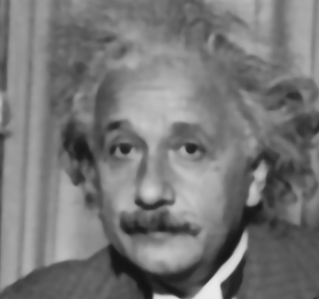
#> input picture images/al.png, 319 x 299 px
$ jupyter execute --allow-errors assignment4.ipynb
#> lines starting #> are read from the running program, lines starting #| are printed output that depends on the picture
# Assignment 4: Playing with Frequencies

MIDS W281: Computer Vision

## Recommended Libraries

[cell 1]
import matplotlib.pyplot as plt
import numpy as np
from scipy.ndimage import convolve
from utils import *

## Part 1: Hybrid Images

 ### Overview
 The goal of this part of the assignment is to create [hybrid images](http://olivalab.mit.edu/hybrid_gallery/gallery.html) using the approach described in the SIGGRAPH 2006 [paper](http://olivalab.mit.edu/publications/OlivaTorralb_Hybrid_Siggraph06.pdf) by Oliva, Torralba, and Schyns. Hybrid images are static images that change in interpretation as a function of the viewing distance. The basic idea is that high frequency tends to dominate perception when it is available, but, at a distance, only the low frequency part of the image can be seen. By blending the high-frequency portion of one image with the low-frequency portion of another, you get a hybrid image that leads to different interpretations at different distances.

 ### Description
 You are given a sample image of [Albert Einstein](https://raw.githubusercontent.com/W281/fileRepository/main/Assignments/Assignment_3/al.png) and [Marlyn Monroe](https://raw.githubusercontent.com/W281/fileRepository/main/Assignments/Assignment_3/mm.png). These images are already aligned such that the eyes are at the same location in the images.

 1. Low-pass the image of Albert Einstein. For a low-pass filter, Oliva et al. suggests using a standard 2-D Gaussian filter. The size and sigma of the Gaussian filter can be decided with some experimentation. In the given example, we used a Gaussian filter of size 15 and sigma 8. **Hint: You can use create_2d_gaussian(size, std) function in utils.py to create a 2-D Gaussian filter of a given size and sigma.**

 2. High-pass filter the image of Marlyn Monroe. For a high-pass filter, the paper suggests using the impulse filter minus the Gaussian filter. This is the same method we used to create a high-pass filter [I - I<sub>b</sub>] in Part 1 of the previous assignment. For computing [I<sub>b</sub>] in this example, we used a Gaussian filter of size 9 and sigma 1.5. You can experiment with these values.

 3. Create a hybrid image by taking the average of the output images in the above two steps.

### Deliverables:

- Python code creating hybrid images
- The output hybrid image.

[cell 2]
# create a function that takes in an two images,
# uses the create_2d_gaussian method inside the utils script to create a 2D Gaussian filter
# then passes these filters to scipy.ndimage's convolve function
# finally, uses these blurred images to return a hybrid image

def hybrid_image(im1, im2,
                 low_filter_size=15, low_sigma=8,
                 high_filter_size=9, high_sigma=1.5):
    """
    Create a hybrid image by low-pass filtering im1 and high-pass filtering im2.

    Parameters:
    -----------
    im1 : numpy array
        Image to be low-pass filtered (e.g., Albert Einstein).
    im2 : numpy array
        Image to be high-pass filtered (e.g., Marilyn Monroe).
    low_filter_size : int
        Size of the Gaussian filter for low-pass filtering.
    low_sigma : float
        Sigma of the Gaussian filter for low-pass filtering.
    high_filter_size : int
        Size of the Gaussian filter for high-pass filtering.
    high_sigma : float
        Sigma of the Gaussian filter for high-pass filtering.

    Returns:
    --------
    hybrid : numpy array
        The resulting hybrid image, normalized between 0 and 1.
    """
    # Create the low-pass Gaussian filter using the utils function
    gauss_low = create_2d_gaussian(low_filter_size, low_sigma)
    # Create the Gaussian for the high-pass filter (to later subtract)
    gauss_high = create_2d_gaussian(high_filter_size, high_sigma)

    # Low-pass filter im1
    im1_low = convolve(im1, gauss_low, mode='reflect')

    # High-pass filter im2: subtract the blurred version from the original image
    im2_blur = convolve(im2, gauss_high, mode='reflect')
    im2_high = im2 - im2_blur

    # Combine the images by taking the average of the low-pass and high-pass images
    hybrid = (im1_low + im2_high) / 2


    # Normalize the hybrid image between 0 and 1 for display
    hybrid = normalize_img(hybrid)
    return hybrid

[cell 3]
# load in the assignment images
imfile1 ='images/al.png'
imfile2 = 'images/mm.png'

im1 = plt.imread(imfile1) # low sf
#> im1 is the input picture: shape (299, 319) float32; min 0.0745, max 0.918, mean 0.466
im2 = plt.imread(imfile2) # high
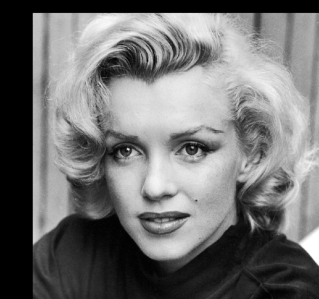
#> input picture images/mm.png, 319 x 299 px
#> im2 is the input picture: shape (299, 319) float32; min 0, max 1, mean 0.444

# hybrid images
# TODO call hybrid_image to return a hybrid image

# TODO show and save your resultant image

# Create the hybrid image
#> (the rest of this cell did not finish here and is left out)


# Display the result
plt.figure(figsize=(8, 4))
plt.imshow(hybrid_result, cmap='gray')
plt.axis('off')
plt.title('Hybrid Image')
plt.show()

# Save the result
plt.imsave('einstein_monroe_hybrid.png', hybrid_result, cmap='gray')

## Part 2: Multiresolution Blending (a.k.a. the oraple!)

### Overview
The goal of this part of the assignment is to blend two images seamlessly using multi-resolution blending, as described in the 1983 [paper](http://persci.mit.edu/pub_pdfs/spline83.pdf) by Burt and Adelson. In this method, blending occurs at multiple scales so that low-frequency content is blended smoothly over a wide area, and high-frequency content is blended sharply over a narrow area. This is achieved using _image stacks_, which are similar to _image pyramids_. In an image pyramid, for each level of the pyramid the image is downsampled (so that each pyramid level gets smaller and smaller). In a stack, the images for each level are progressively blurred, but not downsampled, so that each pyramid level contains fewer high frequencies but is still of the same size as the original image. Images in a stack can all be saved in one 3D matrix if the original image was grayscale.

### Description

 1. Implement a function that creates Gaussian and Laplacian stacks. To create the successive levels of the Gaussian stack, just apply the Gaussian filter at each level, but do not downsample. The first image in a Gaussian stack is the original image. Therefore, the last image in an n-level stack is an image that is blurred n-1 number of times. For a Laplacian stack, take the difference between the successive levels of the Gaussian stacks. Additonally, the last level of a n-level Laplacian stack is an image blurred n-1 number of times (i.e., the remainder low-frequency information not included in the previous levels). In this project, you must implement your own Gaussian and Laplacian stacks. Do not use the pyrDown or pyrUp functions in Python.
 ***Hint: Compare your final output image to the provided objective output.  If it does not look correct, consider how you calculate the difference between the successive levels of the Gaussian stack to calculate your Laplacian stack (which level is subtracted from another)***

 2. Display the six levels of the Laplacian stack in a single Python plot. Use the output hybrid image from Part 1 for creating the stacks in this deliverable. Notice the first level and the last level of the Laplacian stack. The first level (high frequency) will look like Marlyn Monroe and the last level (low frequency) will look like Albert Einstein. The size and sigma of the Gaussian kernel used for blurring can be the same as in Part 1.

 3. Now write code in order to use your Gaussian and Laplacian stacks for blending two images together. For this, we have included the two sample images from the paper (of an [apple](https://raw.githubusercontent.com/W281/fileRepository/main/Assignments/Assignment_3/apple.png) and an [orange](https://raw.githubusercontent.com/W281/fileRepository/main/Assignments/Assignment_3/orange.png)), and a [mask](https://raw.githubusercontent.com/W281/fileRepository/main/Assignments/Assignment_3/mask.png) image. First, create Laplacian stacks for the two input images (six levels is sufficient). Additionally, create a Gaussian stack for your mask. In our example, we used a Gaussian kernel of size 17 and sigma 3. Display the stacks for the two input images and the mask.

 4. Create a blended image, B, using the Laplacian stacks of the two images (image X and image Y) and the Gaussian stack of the mask. The intensity of the blended image at location (i,j) can be computed using the following formula,

     $$B(i,j)=\sum_{l=1}^{n} [GM_l(i,j) \times LX_l(i,j) + (1 - GM_l(i,j)) \times LY_l(i,j)]$$

     where $GM_l$, $LX_l$, and $LY_l$ are the $l$ th level of: the Gaussian stack for the mask image, the Laplacian stacks of image X, and the Laplacian stacks of image Y and $n$ is the number of levels in the stack.

 5. Finally normalize the image pixels in Image B between 0 and 1 before saving. **Hint: You can use the `normalize_img(img)` function in utils.py**

### Deliverables:

 - Python code for Gaussian and Laplacian stacks
 - Python code for image blending
 - A plot displaying the six levels of Laplacian stacks for the hybrid image
 - Plots displaying the six levels of Laplacian stacks for the two sample images
 - Plots displaying the six levels of Gaussian stacks for the mask image
 - The blended image, B

[cell 4]
# [161 lines left out: functions visualize_stack, gaussian_and_laplacian_stack, collapse_laplacian_stack, create_blended_stack, multires_blending, not called in this run]

### Deliverables

[cell 5]
img1 = plt.imread("images/apple.png").astype(np.float32)
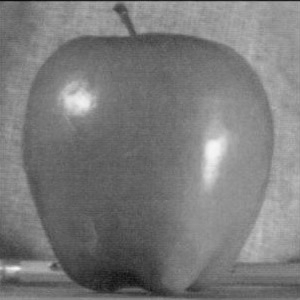
#> input picture images/apple.png, 300 x 300 px
#> img1 is the input picture: shape (300, 300) float32; min 0.0431, max 0.965, mean 0.48
img2 = plt.imread("images/orange.png").astype(np.float32)
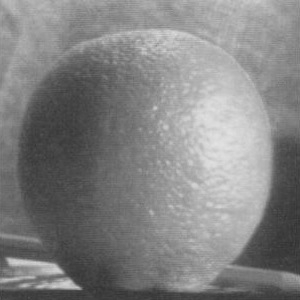
#> input picture images/orange.png, 300 x 300 px
#> img2 is the input picture: shape (300, 300) float32; min 0.192, max 0.89, mean 0.512
#> (the rest of this cell did not finish here and is left out)
